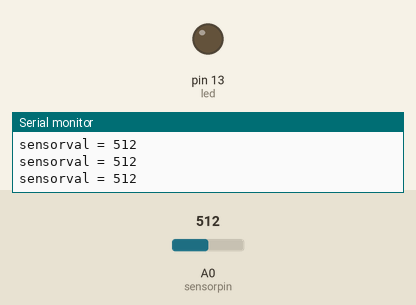
Simulated run of this sketch. Board: Arduino Uno, built with avr-gcc and run on an emulated ATmega328P. On the bench: output pins drawn as LEDs (lit = HIGH), the last lines printed to the serial monitor. The test bench sets the inputs (shaded band); at power-on: A0 (sensorpin) = 512.

Above: at 1.2 s.
1.3 s: A0 (sensorpin) set to 483
At 2.0 s:
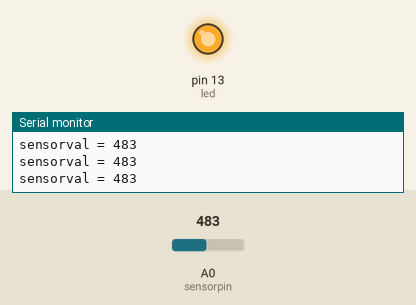
2.8 s: A0 (sensorpin) set to 510
At 3.3 s:
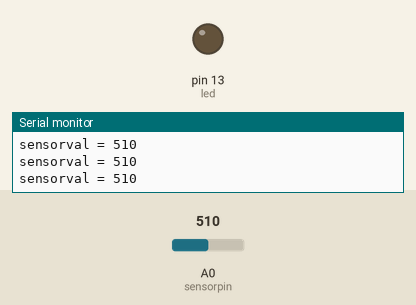
5.8 s: A0 (sensorpin) set to 490
At 6.3 s:
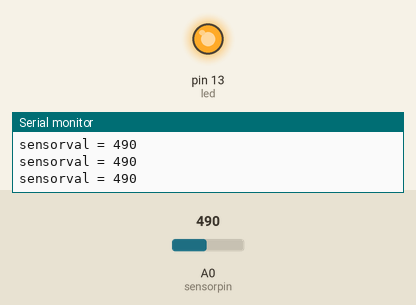
Timing chart, 0 to 8.8 s (numbered marks = the images above; inputs shaded):
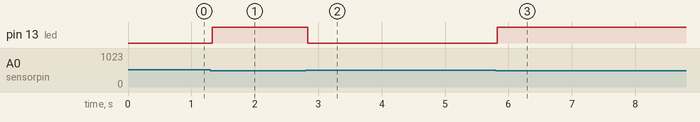

The sketch:

IR-Analog.ino
```cpp
int led = 13;
int sensorpin = A0;
int sensorval;

void setup(){
    pinMode(led, OUTPUT);
    pinMode(sensorpin, INPUT);
    Serial.begin(9600);
}
void loop(){
    sensorval = analogRead(sensorpin);
    Serial.print("sensorval = ");
    Serial.println(sensorval);
    if(sensorval < 500){
    digitalWrite(led, HIGH);
}
    else{
    digitalWrite(led, LOW);
}
}
```

Measured:
- the behaviour switches between 500 and 499 on A0 (sensorpin) (found by bisection; images 0 and 1)
- after the input at 1.3 s, pin 13 (led): LOW → HIGH at once
- after the input at 2.8 s, pin 13 (led): HIGH → LOW at once
- after the input at 5.8 s, pin 13 (led): LOW → HIGH at once
